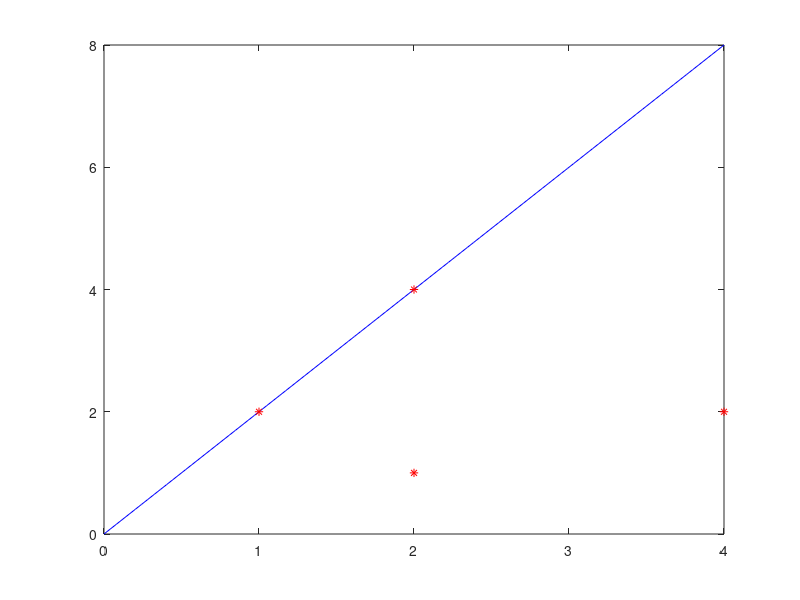

Reproduce this figure in MATLAB.
L = [8; -4; 0]

P = [2, 4, 2 ; 6, 3, 3 ; 1, 2, 0.5 ; 16, 8, 4]

printf("D = P * L\n")
D = P * L

printf("The following points are on line (8, -4, 0)\n");
for i = 1:4
  if D(i, 1) == 0
    printf('(%d, %d)', P(i, 1) / P(i, 3), P(i, 2) / P(i, 3));
  end
end

% Plot line
lineX = linspace(0, 4, 100)
lineY = (-L(1) * lineX - L(3)) / L(2)
plot(lineX, lineY, 'b-')

hold on

% Plot Points
for j = 1:4
  X(j) = P(j, 1) / P(j, 3)
  Y(j) = P(j, 2) / P(j, 3)
end
plot(X, Y, 'r*')